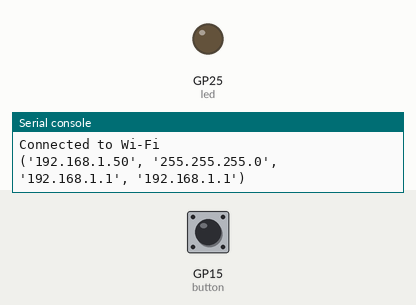
Recording of a program running on a simulated Raspberry Pi Pico running MicroPython. Shown: output pins drawn as LEDs (lit = HIGH), the last lines printed to the serial console. Dashed ring = blinking. Inputs (shaded band) come from the test bench; at power-on: GP15 (button) HIGH. WiFi joins after 1.5 s; values from a settings file that is not in the repository are placeholders; web requests get an empty 200 reply after 0.4 s; the clock reads 2024-03-15 10:24:30 at power-on unless the program sets it.

Above: at 3.2 s.
3.3 s: GP15 (button) pulled LOW for 1 s
At 3.75 s:
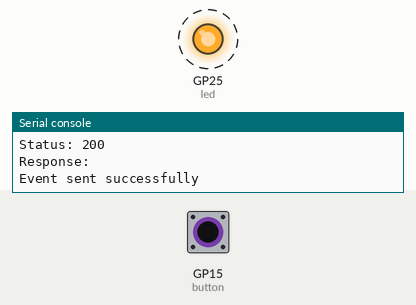
5.8 s: GP15 (button) pulled LOW for 3.2 s
At 10.3 s:
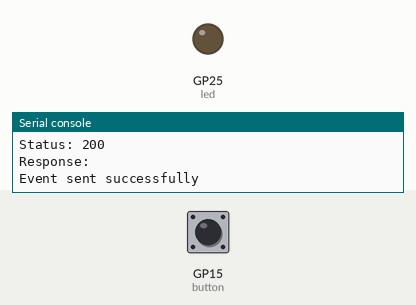
Timing chart, 0 to 11.8 s (numbered marks = the images above; inputs shaded):
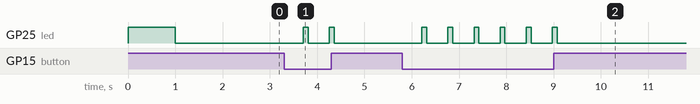

The program:

mainscrbs.py
```python
import network
import urequests
import ujson
import time
from machine import Pin
from secrets import WIFI_SSID, WIFI_PASSWORD, WEB_APP_URL

# -----------------------------
# Tag info
# -----------------------------
PERSON_ID = "SCRBS67"

# Demo location.
# Replace with your actual latitude/longitude.
LATITUDE = 44.975
LONGITUDE = -93.228

# -----------------------------
# Hardware setup
# -----------------------------
BUTTON_PIN = 15
button = Pin(BUTTON_PIN, Pin.IN, Pin.PULL_UP)

led = Pin("LED", Pin.OUT)

last_press_time = 0
DEBOUNCE_MS = 300


def connect_wifi():
    wlan = network.WLAN(network.STA_IF)
    wlan.active(True)

    if wlan.isconnected():
        print("Already connected")
        return True

    print("Connecting to Wi-Fi...")
    wlan.connect(WIFI_SSID, WIFI_PASSWORD)

    timeout = 20

    while not wlan.isconnected() and timeout > 0:
        print("Waiting for Wi-Fi...")
        led.toggle()
        time.sleep(1)
        timeout -= 1

    led.value(0)

    if wlan.isconnected():
        print("Connected to Wi-Fi")
        print(wlan.ifconfig())
        return True
    else:
        print("Wi-Fi failed")
        return False


def send_event():
    device_time = str(time.time())

    url = (
        WEB_APP_URL
        + "?person_id=" + PERSON_ID
        + "&latitude=" + str(LATITUDE)
        + "&longitude=" + str(LONGITUDE)
        + "&device_time=" + device_time
    )

    print("Sending event:")
    print(url)

    try:
        response = urequests.get(url)

        print("Status:", response.status_code)
        print("Response:", response.text)

        # If the sheet updates, a 200 should usually come back.
        success = response.status_code == 200

        response.close()
        return success

    except Exception as e:
        print("Send failed:")
        print(e)
        return False


def success_blink():
    for i in range(1):
        led.value(1)
        time.sleep(0.1)
        led.value(0)


def error_blink():
    for i in range(6):
        led.value(1)
        time.sleep(0.08)
        led.value(0)
        time.sleep(0.08)


print("Emergency tag started")

connect_wifi()

while True:
    current_time = time.ticks_ms()

    if button.value() == 0:
        if time.ticks_diff(current_time, last_press_time) > DEBOUNCE_MS:
            last_press_time = current_time

            print("Button pressed")

            if connect_wifi():
                if send_event():
                    print("Event sent successfully")
                    success_blink()
                else:
                    print("Event failed")
                    error_blink()
            else:
                error_blink()

    time.sleep(0.05)
```

Measured:
- after the input at 3.3 s, GP25 (led): alternates HIGH for 0.10 s and LOW for 0.45 s, 4 changes in all, then stays LOW, starting after 0.41 s
- after the input at 5.8 s, GP25 (led): alternates HIGH for 0.10 s and LOW for 0.45 s, 12 changes in all, then stays LOW, starting after 0.41 s
